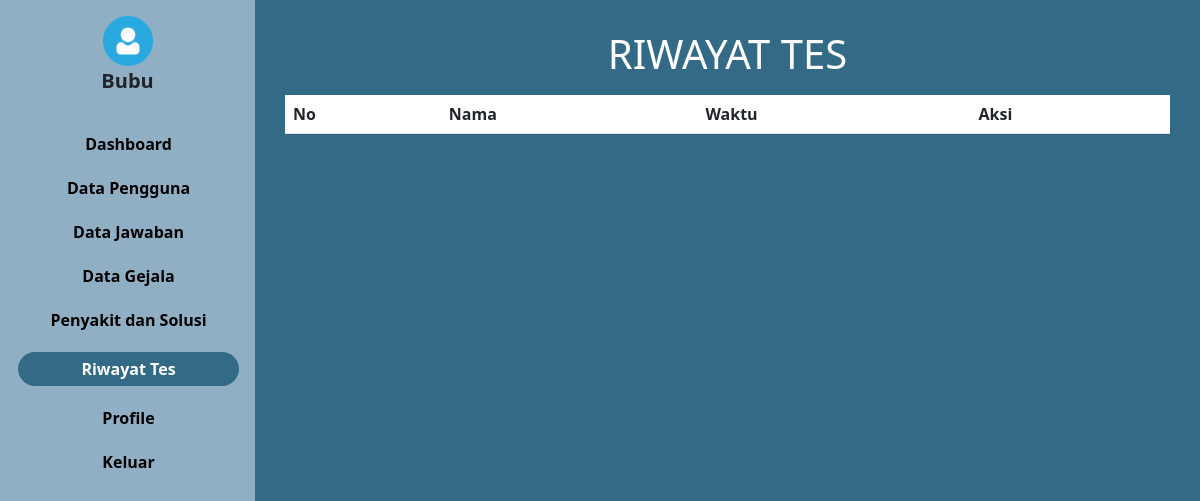
The page /riwayat.php (signed in) on the database as committed earlier.
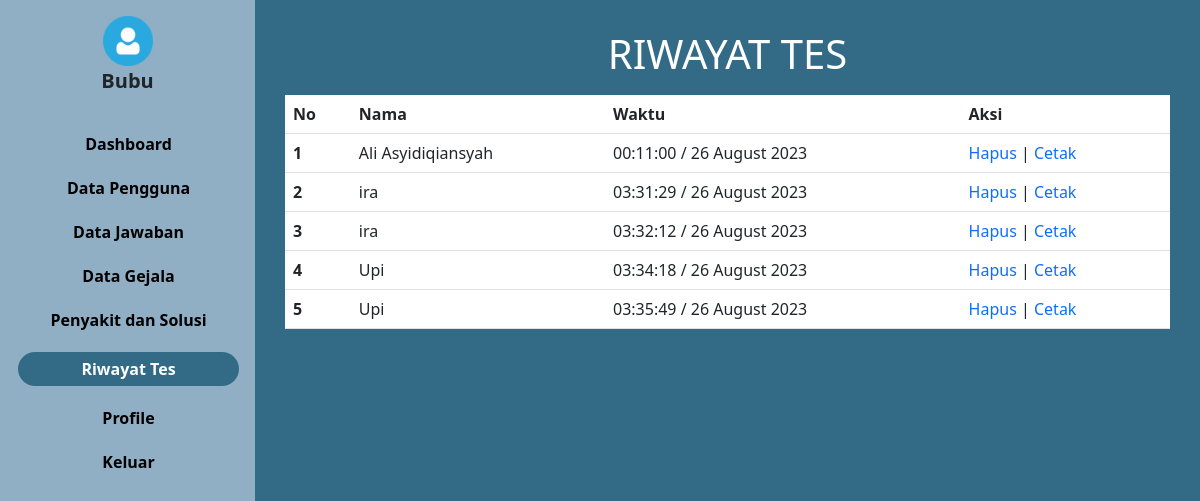
The same page on the database as committed later.
### tables this page shows
CREATE TABLE `hasil_diagnosa` (
  `idhasil` int(10) NOT NULL,
  `iduser` int(15) NOT NULL,
  `tanggal` timestamp NOT NULL DEFAULT current_timestamp() ON UPDATE current_timestamp(),
  `usia` int(10) NOT NULL,
  `cf_katarak` double NOT NULL,
  `bayes_katarak` double NOT NULL,
  `cf_konjungtivitis` double NOT NULL,
  `bayes_konjungtivitis` double NOT NULL,
  `cf_miopi` double NOT NULL,
  `bayes_miopi` double NOT NULL,
  `cf_glaukoma` double NOT NULL,
  `bayes_glaukoma` double NOT NULL,
  `cf_butawarna` double NOT NULL,
  `bayes_butawarna` double NOT NULL,
  `cf_presbiopi` double NOT NULL,
  `bayes_presbiopi` double NOT NULL,
  `cf_astigmatisme` double NOT NULL,
  `bayes_astigmatisme` double NOT NULL,
  `cf_hipermetropi` double NOT NULL,
  `bayes_hipermetropi` double NOT NULL,
  `cf_buwar` double DEFAULT NULL,
  `bayes_buwar` double DEFAULT NULL
);

CREATE TABLE `user` (
  `iduser` int(15) NOT NULL,
  `username` varchar(30) NOT NULL,
  `password` varchar(100) NOT NULL,
  `nama` varchar(45) NOT NULL,
  `jk` char(2) NOT NULL,
  `tanggal_lahir` date NOT NULL,
  `email` varchar(30) NOT NULL,
  `level` varchar(10) NOT NULL,
  `foto` varchar(30) NOT NULL
);

### konek.php (called while the page is built, shortened)
<?php
$koneksi = mysqli_connect("localhost", "root", "", "mata");
function query($query)
{
    global $koneksi;
    $result = mysqli_query($koneksi, $query);
    $rows = [];
    while ($row = mysqli_fetch_assoc($result)) {
        $rows[] = $row;
    }
    return $rows;
}
function dekripsi($teks)
{
    $text = $teks;
    $kunci = 'mataRara';
    $key = hash('sha256', $kunci);
    $pkey = "123";
    $method = "aes-192-cfb1";
    $iv = substr(hash('sha256', $pkey), 0, 16);
    $dekripsi = base64_decode($text);
    $dekripsi = openssl_decrypt($dekripsi, $method, $key, 0, $iv);
    return $dekripsi;
}
?>

### riwayat.php (the view, shortened to what this page needs)
<?php
require_once 'konek.php';
$data = query("SELECT * FROM hasil_diagnosa");
$id = dekripsi($_COOKIE['mataRara']);
$user = query("SELECT * FROM user WHERE iduser = $id")[0];
?>
<html lang="en">
<head>
  <link href="https://cdn.jsdelivr.net/npm/bootstrap@5.3.0/dist/css/bootstrap.min.css" rel="stylesheet"
>
  <link rel="stylesheet" href="style.css">
  <link rel="stylesheet" href="https://cdn.datatables.net/1.13.4/css/jquery.dataTables.min.css">
</head>
<body>
  <div class="main-container d-flex">
    <div class="sidebar px-3 pt-3">
      <div class="header pb-3">
        <img class="text-center" src="img/<?php echo $user['foto']; ?>"
          style="width: 50px; margin-right: auto; margin-left: auto; display: block;" alt="">
        <h5 class="offcanvas-title fw-bold text-center" style="margin-left: auto; font-size: 20px"
          id="offcanvasDarkLabel"><?php echo $user['nama']; ?></h5>
      </div>
      <ul>
        <li class=""> <a href="admin.php">Dashboard</a></li>
        <li class=""><a href="pengguna.php">Data Pengguna</a></li>
        <li class=""> <a href="pertanyaan.php">Data Jawaban</a></li>
        <li class=""><a href="gejala.php">Data Gejala</a></li>
        <li class=""><a href="penyakit.php">Penyakit dan Solusi</a></li>
        <li class="active"> <a href="riwayat.php">Riwayat Tes</a></li>
        <li class=""> <a href="profil.php">Profile</a></li>
        <li class=""> <a href="profil.php">Keluar</a></li>
      </ul>
    </div>
    <div class="content" style="width: 100%;">
      <div class="container ">
        <h1 style="text-align:center; margin-top: 30px; color: white; padding: 0px 35px">RIWAYAT TES</h1>
        <div class="row align-items-start text-center" style="margin-top: 17px">
          <table class="table" id="example2">
            <thead>
              <tr>
                <th scope="col">No</th>
                <th scope="col">Nama</th>
                <th scope="col">Waktu</th>
                <th scope="col">Aksi</th>
              </tr>
            </thead>
            <tbody>
              <?php
              $i = 1;
              foreach ($data as $d):
                $waktu_tes = strftime('%H:%M:%S / %d %B %Y', strtotime($d['tanggal']));
                $iduser = $d['iduser'];
                $nama = query("SELECT nama FROM user WHERE iduser = $iduser")[0];
                ?>
                <tr>
                  <th scope="row">
                    <?= $i; ?>
                  </th>
                  <td>
                    <?= $nama['nama']; ?>
                  </td>
                  <td>
                    <?= $waktu_tes; ?>
                  </td>
                  <td><a style="text-decoration: none;" href="delete_pengguna.php?idhasil=<?= $d['idhasil']; ?>"
                      onclick="return confirm('Apakah anda yakin ingin menghapus data?')">Hapus</a> | <a
                      style="text-decoration: none;" href="print.php?idhasil=<?= $d['idhasil']; ?>"
                      target="_blank">Cetak</a></td>
                </tr>
                <?php
                $i++;
              endforeach;
              ?>
            </tbody>
          </table>
        </div>
      </div>
    </div>
  </div>
</body>
</html>

Rows that differ between the two databases and show on the page:
added hasil_diagnosa: iduser.nama "Ali Asyidiqiansyah", tanggal "00:11:00 / 26 August 2023"
added hasil_diagnosa: iduser.nama "ira", tanggal "03:31:29 / 26 August 2023"
added hasil_diagnosa: iduser.nama "ira", tanggal "03:32:12 / 26 August 2023"
added hasil_diagnosa: iduser.nama "Upi", tanggal "03:34:18 / 26 August 2023"
added hasil_diagnosa: iduser.nama "Upi", tanggal "03:35:49 / 26 August 2023"
